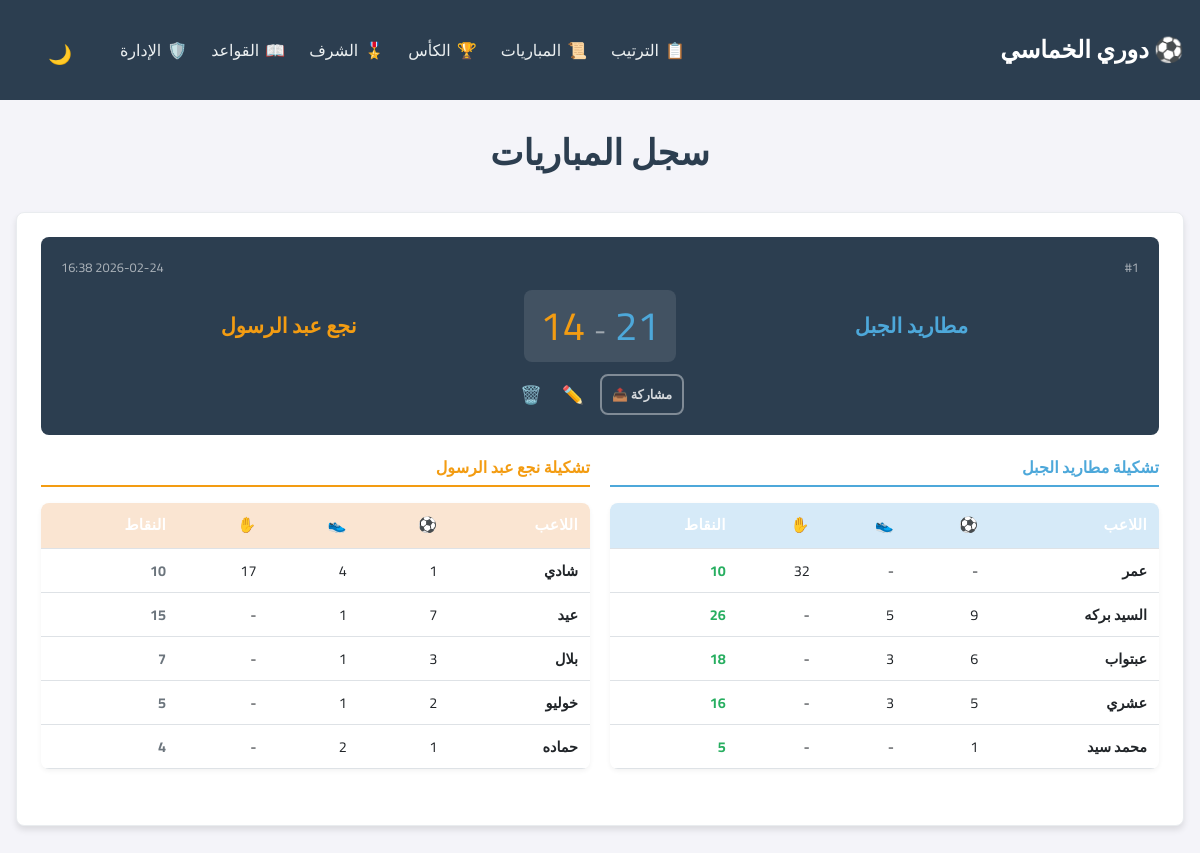
/l/ElTurtels/matches, run on the app's committed database.
### app/models/models.py (models this page shows)
class Match(Base):
    __tablename__ = "matches"
    id = Column(Integer, primary_key=True, index=True)
    league_id = Column(Integer, ForeignKey("leagues.id"))
    date = Column(DateTime(timezone=True), server_default=func.now())
    team_a_name = Column(String, default="Team A")
    team_b_name = Column(String, default="Team B")
    team_a_score = Column(Integer, default=0)
    team_b_score = Column(Integer, default=0)
    league = relationship("League", back_populates="matches")
    stats = relationship("MatchStat", back_populates="match", cascade="all, delete")

class MatchStat(Base):
    __tablename__ = "match_stats"
    id = Column(Integer, primary_key=True, index=True)
    player_id = Column(Integer, ForeignKey("players.id"))
    match_id = Column(Integer, ForeignKey("matches.id"))
    team = Column(String, default="A")
    goals = Column(Integer, default=0)
    assists = Column(Integer, default=0)
    saves = Column(Integer, default=0)
    goals_conceded = Column(Integer, default=0)
    is_winner = Column(Boolean, default=False)
    is_gk = Column(Boolean, default=False)
    clean_sheet = Column(Boolean, default=False)
    mvp = Column(Boolean, default=False)
    is_captain = Column(Boolean, default=False)
    points_earned = Column(Integer, default=0)
    bonus_points = Column(Integer, default=0)
    player = relationship("Player", back_populates="match_stats")
    match = relationship("Match", back_populates="stats")

class Player(Base):
    __tablename__ = "players"
    id = Column(Integer, primary_key=True, index=True)
    league_id = Column(Integer, ForeignKey("leagues.id"))
    name = Column(String, index=True)
    total_points = Column(Integer, default=0)
    total_goals = Column(Integer, default=0)
    total_assists = Column(Integer, default=0)
    total_saves = Column(Integer, default=0)
    total_clean_sheets = Column(Integer, default=0)
    previous_rank = Column(Integer, default=0)
    all_time_points = Column(Integer, default=0)
    all_time_goals = Column(Integer, default=0)
    all_time_assists = Column(Integer, default=0)
    all_time_saves = Column(Integer, default=0)
    all_time_clean_sheets = Column(Integer, default=0)
    league = relationship("League", back_populates="players")
    match_stats = relationship("MatchStat", back_populates="player")

### app/routers/public.py (the view)
@router.get("/l/{slug}/matches")
def read_matches(
    slug: str,
    request: Request,
    league_repo: ILeagueRepository = Depends(get_league_repository),
    match_repo: IMatchRepository = Depends(get_match_repository)
):
    league = league_repo.get_by_slug(slug)
    if not league:
        raise HTTPException(status_code=404, detail="League not found")
    if league.slug != slug:
        return _canonical_league_redirect(request, slug, league.slug)
    matches = match_repo.get_all_for_league(league.id)
    return templates.TemplateResponse(
        "matches.html",
        {"request": request, "league": league, "matches": matches}
    )

### app/templates/matches.html (shortened to what this page needs)
{% extends "base.html" %}
{% block content %}
<div class="matches-container">
    <h1 class="text-center mb-2">سجل المباريات</h1>
    {% if not matches %}
    <div class="empty-state">
        <div class="icon">🥅</div>
        <h3>الشباك عذراء!</h3>
        <p>لم تُلعب أي مباريات في هذا الدوري حتى الآن. كن أول من يسجل التاريخ!</p>
    </div>
    {% else %}
    {% for match in matches %}
    <div class="card mb-2" id="match-{{ match.id }}">
        <div class="scoreboard text-center"
            style="background: #2c3e50; color: white; padding: 1.25rem; border-radius: var(--radius-md); margin-bottom: 1.25rem;">
            <div class="scoreboard-meta"
                style="display: flex; justify-content: space-between; align-items: center; margin-bottom: 0.75rem; font-size: 0.8rem; color: rgba(255,255,255,0.6);">
                <span>#{{ match.id }}</span>
                <span>{{ match.date.strftime('%Y-%m-%d %H:%M') if match.date else 'تاريخ غير معروف' }}</span>
            </div>
            <div class="scoreboard-score"
                style="display: flex; align-items: center; justify-content: center; gap: 0.5rem; flex-wrap: wrap;">
                <span class="scoreboard-team"
                    style="flex: 1; text-align: center; color: #4da8da; font-size: clamp(0.9rem, 3vw, 1.3rem); font-weight: 700;">{{
                    match.team_a_name }}</span>
                <span class="scoreboard-result"
                    style="font-size: clamp(1.5rem, 5vw, 2.5rem); background: rgba(255,255,255,0.1); padding: 4px 16px; border-radius: var(--radius-md); white-space: nowrap;">
                    <span style="color: #4da8da;">{{ match.team_a_score }}</span>
                    <span style="color: rgba(255,255,255,0.5); font-size: 0.7em;">-</span>
                    <span style="color: #f39c12;">{{ match.team_b_score }}</span>
                </span>
                <span class="scoreboard-team"
                    style="flex: 1; text-align: center; color: #f39c12; font-size: clamp(0.9rem, 3vw, 1.3rem); font-weight: 700;">{{
                    match.team_b_name }}</span>
            </div>
            <div class="scoreboard-actions"
                style="display: flex; justify-content: center; gap: 0.75rem; margin-top: 0.75rem; flex-wrap: wrap;">
                <button class="btn btn-outline btn-sm share-match-btn" data-target="#match-{{ match.id }}"
                    title="مشاركة المباراة"
                    style="font-size: 0.8rem; color: rgba(255,255,255,0.8); border-color: rgba(255,255,255,0.4); padding: 4px 10px; min-height: auto; width: auto; margin: 0;">
                    مشاركة 📤
                </button>
                <button class="edit-match-btn" data-match-id="{{ match.id }}" title="تعديل المباراة"
                    style="background: none; border: none; font-size: 1.1rem; cursor: pointer; color: #4da8da; min-height: auto; width: auto; margin: 0; padding: 4px;">
                    ✏️
                </button>
                <button class="delete-match-btn" data-match-id="{{ match.id }}" title="حذف المباراة"
                    style="background: none; border: none; font-size: 1.1rem; cursor: pointer; color: #ff6b6b; min-height: auto; width: auto; margin: 0; padding: 4px;">
                    🗑️
                </button>
            </div>
        </div>
        <div style="display: flex; gap: 1.25rem; flex-wrap: wrap;">
            <div style="flex: 1; min-width: 300px;">
                <h4 class="mb-1" style="color: #4da8da; border-bottom: 2px solid #4da8da; padding-bottom: 5px;">
                    تشكيلة {{ match.team_a_name }}</h4>
                <div class="table-responsive">
                    <table style="width: 100%; font-size: 0.9rem;">
                        <thead style="background: rgba(52, 152, 219, 0.2);">
                            <tr>
                                <th>اللاعب</th>
                                <th>⚽</th>
                                <th>👟</th>
                                <th>✋</th>
                                <th>النقاط</th>
                            </tr>
                        </thead>
                        <tbody>
                            {% for stat in match.stats %}
                            {% if stat.team == 'A' %}
                            <tr style="border-bottom: 1px solid var(--border-color);">
                                <td>
                                    <strong>{{ stat.player.name }}</strong>
                                </td>
                                <td>{% if stat.goals > 0 %}{{ stat.goals }}{% else %}-{% endif %}</td>
                                <td>{% if stat.assists > 0 %}{{ stat.assists }}{% else %}-{% endif %}</td>
                                <td>{% if stat.saves > 0 %}{{ stat.saves }}{% else %}-{% endif %}</td>
                                {% if stat.is_winner %}
                                <td style="font-weight: bold; color: var(--success-color);">{{ stat.points_earned }}
                                </td>
                                {% else %}
                                <td class="text-secondary" style="font-weight: bold;">{{ stat.points_earned }}</td>
                                {% endif %}
                            </tr>
                            {% endif %}
                            {% endfor %}
                        </tbody>
                    </table>
                </div>
            </div>
            <div style="flex: 1; min-width: 300px;">
                <h4 class="mb-1" style="color: #f39c12; border-bottom: 2px solid #f39c12; padding-bottom: 5px;">
                    تشكيلة {{ match.team_b_name }}</h4>
                <div class="table-responsive">
                    <table style="width: 100%; font-size: 0.9rem;">
                        <thead style="background: rgba(230, 126, 34, 0.2);">
                            <tr>
                                <th>اللاعب</th>
                                <th>⚽</th>
                                <th>👟</th>
                                <th>✋</th>
                                <th>النقاط</th>
                            </tr>
                        </thead>
                        <tbody>
                            {% for stat in match.stats %}
                            {% if stat.team == 'B' %}
                            <tr style="border-bottom: 1px solid var(--border-color);">
                                <td>
                                    <strong>{{ stat.player.name }}</strong>
                                </td>
                                <td>{% if stat.goals > 0 %}{{ stat.goals }}{% else %}-{% endif %}</td>
                                <td>{% if stat.assists > 0 %}{{ stat.assists }}{% else %}-{% endif %}</td>
                                <td>{% if stat.saves > 0 %}{{ stat.saves }}{% else %}-{% endif %}</td>
                                {% if stat.is_winner %}
                                <td style="font-weight: bold; color: var(--success-color);">{{ stat.points_earned }}
                                </td>
                                {% else %}
                                <td class="text-secondary" style="font-weight: bold;">{{ stat.points_earned }}</td>
                                {% endif %}
                            </tr>
                            {% endif %}
                            {% endfor %}
                        </tbody>
                    </table>
                </div>
            </div>
        </div>
    </div>
    {% endfor %}
    {% endif %}
</div>
{% endblock %}

### app/static/css/style.css (style rules this page uses)
:root { --color-gray-50: #f8f9fa; --color-gray-100: #f4f4f9; --color-gray-200: #e9ecef; --color-gray-300: #dee2e6; --color-gray-400: #ced4da; --color-gray-500: #adb5bd; --color-gray-600: #6c757d; --color-gray-700: #495057; --color-gray-800: #343a40; --color-gray-900: #212529; --color-blue-400: #4da8da; --color-blue-500: #3498db; --color-blue-600: #2980b9; --color-blue-800: #2c3e50; --color-green-500: #2ecc71; --color-green-600: #27ae60; --color-red-500: #ff6b6b; --color-red-600: #e74c3c; --color-orange-500: #f39c12; --color-orange-600: #e67e22; --bg-color: var(--color-gray-100); --surface-color: #ffffff; --card-bg: var(--surface-color); --input-bg: var(--surface-color); --nav-bg: var(--color-blue-800); --hover-bg: var(--color-gray-200); --text-primary: var(--color-gray-900); --text-secondary: var(--color-gray-600); --text-muted: var(--color-gray-500); --text-color: var(--text-primary); --heading-color: var(--color-blue-800); --border-subtle: var(--color-gray-200); --border-color: var(--color-gray-300); --primary-color: var(--color-blue-500); --primary-hover: var(--color-blue-600); --accent-color: var(--primary-color); --accent-hover: var(--primary-hover); --success-color: var(--color-green-600); --positive-color: var(--success-color); --danger-color: var(--color-red-600); --negative-color: var(--danger-color); --warning-color: var(--color-orange-500); --shadow-sm: 0 1px 2px rgba(0, 0, 0, 0.05); --shadow-md: 0 4px 6px rgba(0, 0, 0, 0.1); --shadow-lg: 0 10px 15px rgba(0, 0, 0, 0.1); --radius-sm: 4px; --radius-md: 8px; --radius-lg: 12px; --radius-pill: 50px; }
* { margin: 0; padding: 0; box-sizing: border-box; }
body { font-family: 'Cairo', sans-serif; background-color: var(--bg-color); color: var(--text-color); line-height: 1.6; direction: rtl; text-align: right; font-size: clamp(14px, 2vw, 16px); transition: background-color 0.3s ease, color 0.3s ease; }
thead th { font-weight: 800; font-size: 0.95rem; letter-spacing: 0.02em; }
h1, h2, h3 { margin-bottom: 1rem; color: var(--heading-color); transition: color 0.3s ease; }
h1 { font-size: clamp(1.5rem, 4vw, 2.2rem); }
.table-responsive { width: 100%; overflow-x: auto; -webkit-overflow-scrolling: touch; margin-bottom: 2rem; border-radius: 8px; box-shadow: 0 2px 5px rgba(0, 0, 0, 0.05); background-color: var(--card-bg); transition: background-color 0.3s ease; }
table { width: 100%; border-collapse: collapse; min-width: 400px; }
thead { background-color: var(--accent-color); color: #fff; transition: background-color 0.3s ease; }
th, td { padding: 10px 12px; text-align: right; border-bottom: 1px solid var(--border-color); white-space: nowrap; transition: border-color 0.3s ease; }
button, .btn, .btn-primary { display: inline-block; width: 100%; min-height: 44px; padding: 12px; background-color: var(--positive-color); color: #fff; border: none; border-radius: 6px; font-size: 1.1rem; font-weight: 700; text-align: center; cursor: pointer; transition: background-color 0.3s ease; margin-top: 0.5rem; font-family: inherit; }
@media (min-width: 768px) { button, .btn, .btn-primary { width: auto; padding-inline-start: 2rem; padding-inline-end: 2rem; } }
.btn-sm { padding: 4px 10px; font-size: 0.85rem; }
.card { background: var(--card-bg); padding: 1.5rem; border-radius: 8px; box-shadow: 0 2px 10px rgba(0, 0, 0, 0.05); margin-bottom: 1.5rem; transition: background-color 0.3s ease; }
.text-center { text-align: center; }
.mb-1 { margin-bottom: 1rem; }
.mb-2 { margin-bottom: 2rem; }
.card { background: var(--card-bg); border-radius: var(--radius-md); padding: 1.5rem; box-shadow: var(--shadow-md); border: 1px solid var(--border-subtle); transition: transform 0.2s ease, box-shadow 0.2s ease; }
.btn { display: inline-flex; align-items: center; justify-content: center; padding: 0.5rem 1.25rem; font-size: 1rem; font-weight: 600; border-radius: var(--radius-md); border: none; cursor: pointer; transition: background-color 0.2s ease, transform 0.1s ease, box-shadow 0.2s ease; text-align: center; gap: 0.5rem; }
.btn-outline { background-color: transparent; border: 2px solid var(--primary-color); color: var(--primary-color); }
.text-secondary { color: var(--text-secondary); }

### data on the page
Match: id "1", date "2026-02-24 16:38", team_a_name "مطاريد الجبل", team_a_score "21", team_b_score "14", team_b_name "نجع عبد الرسول"
MatchStat: player.name "عمر", saves "32", points_earned "10"
MatchStat: player.name "السيد بركه", goals "9", assists "5", points_earned "26"
MatchStat: player.name "عبتواب", goals "6", assists "3", points_earned "18"
MatchStat: player.name "عشري", goals "5", assists "3", points_earned "16"
MatchStat: player.name "محمد سيد", goals "1", points_earned "5"
MatchStat: player.name "شادي", goals "1", assists "4", saves "17", points_earned "10"
MatchStat: player.name "عيد", goals "7", assists "1", points_earned "15"
MatchStat: player.name "بلال", goals "3", assists "1", points_earned "7"
MatchStat: player.name "خوليو", goals "2", assists "1", points_earned "5"
MatchStat: player.name "حماده", goals "1", assists "2", points_earned "4"
